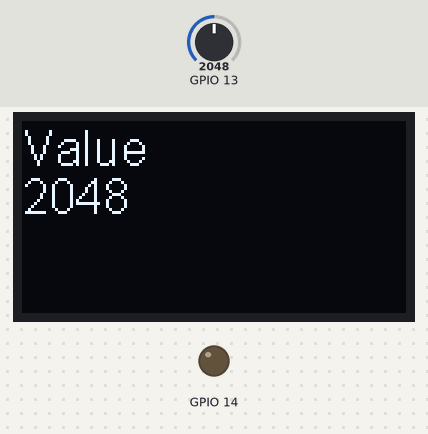
This sketch was run on a simulated ESP32. Shown: 128×64 one-colour display, output pins drawn as LEDs (lit = HIGH). The test bench sets the inputs (shaded band); at power-on: GPIO 13 = 2048. What the sketch prints to the serial monitor is not drawn.

Above: at 1.2 s.
1.3 s: GPIO 13 set to 2866
At 2.2 s:
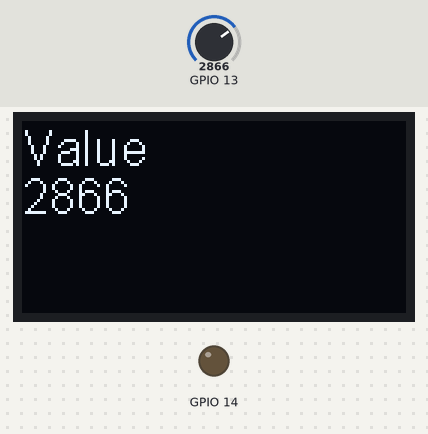
3.0 s: GPIO 13 set to 3603
At 3.3 s:
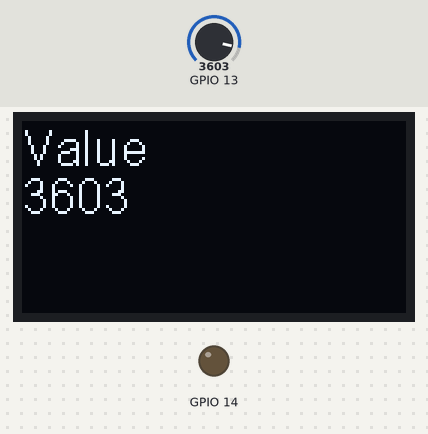
4.5 s: GPIO 13 set to 4095
At 5.6 s:
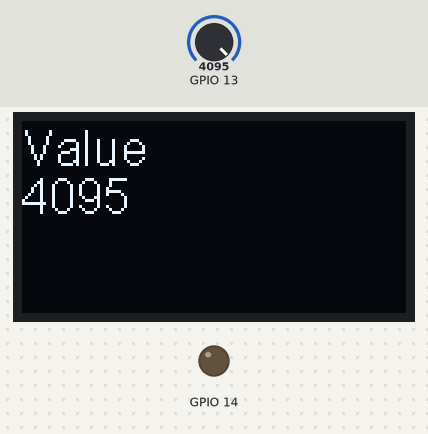
Timing chart, 0 to 7.5 s (numbered marks = the images above; inputs shaded):
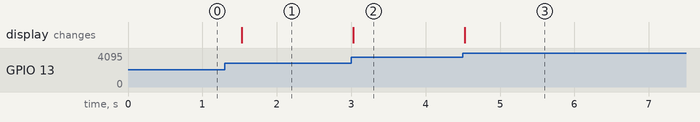

The sketch:

W7-1.ino
```cpp
#include "SSD1306Wire.h"
SSD1306Wire  display(0x3c, 21, 22);

void setup() {
  Serial.begin(115200); //設定傳輸鮑率，跟電腦傳輸資料的頻率
  pinMode(13, INPUT); //設定腳位為輸入用
  display.init();

  display.flipScreenVertically(); //畫面上下顛倒顯示

  ledcSetup(0, 5000, 8);   //頻率5000，頻道0，解析度8;
  ledcAttachPin(14, 0);  //將上述頻道0附加到ledPin腳位14上
}

void loop() {
  int input = analogRead(13);
  int input_map = input;
  String thisString = String(input_map);
  Serial.println(input_map);


  display.clear(); //清空畫面
  display.setFont(ArialMT_Plain_16);   //設定字型與大小
  display.drawString(0, 0,"Value");
  display.drawString(0, 16,thisString );  //(x座標,y座標,"字串")
  display.display(); //顯示畫面
  delay(200);

}
```

Measured:
- after the input at 1.3 s, the display: changes after 0.23 s (image 1)
- after the input at 3.0 s, the display: changes at once (image 2)
- after the input at 4.5 s, the display: changes at once (image 3)
